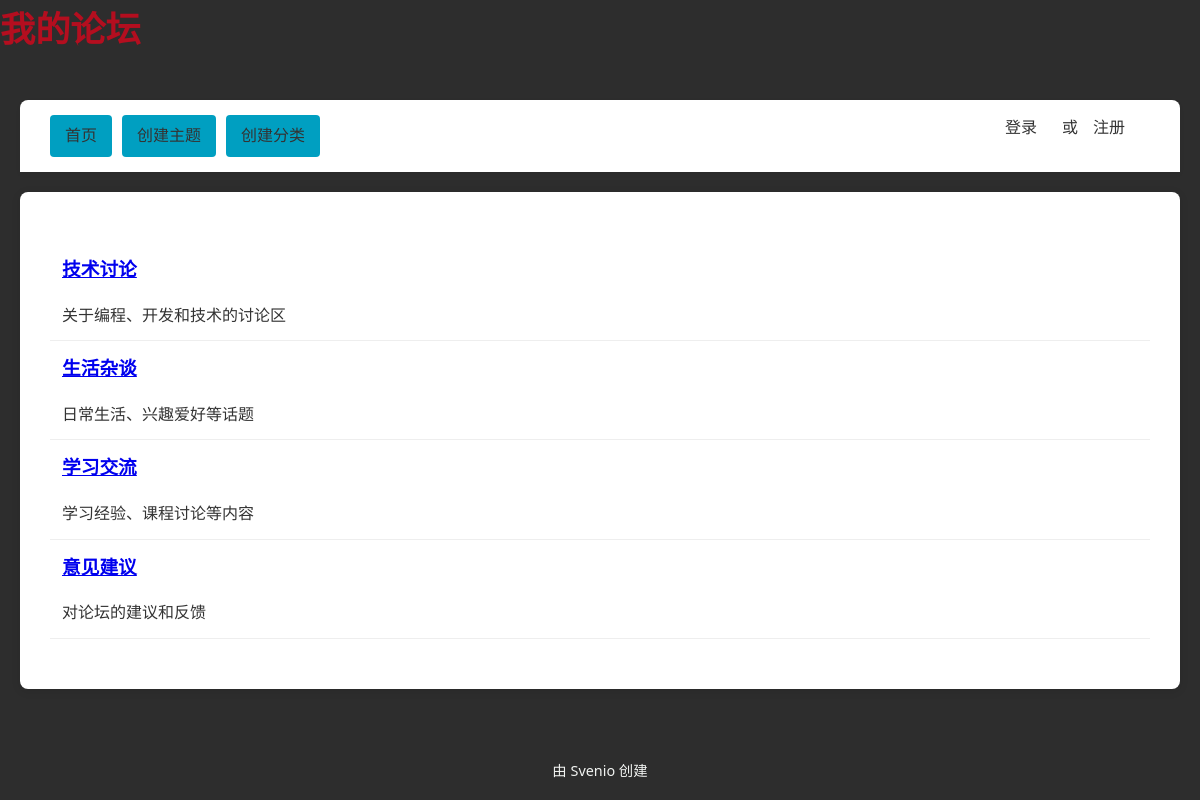
The page / on the database its author committed.
### tables this page shows
CREATE TABLE categories (
    cat_id INT(8) NOT NULL AUTO_INCREMENT,
    cat_name VARCHAR(255) NOT NULL,
    cat_description VARCHAR(255) NOT NULL,
    UNIQUE INDEX cat_name_unique (cat_name),
    PRIMARY KEY (cat_id)
);

### index.php (the view, shortened to what this page needs)
<?php
include 'header.php';
global $conn;
$sql = "SELECT
cat_id,
cat_name,
cat_description
FROM
categories";
$result = mysqli_query($conn, $sql);
echo '<table>';
while ($row = mysqli_fetch_assoc($result)) {
    echo '<tr>';
    echo '<td class="leftpart">';
    echo '<h3><a href="category.php?cat_id=' . $row['cat_id'] . '">' . $row['cat_name'] . '</a></h3>' . $row['cat_description'];
    echo '</td>';
    echo '<td class="rightpart">';
    echo '</td>';
    echo '</tr>';
}
echo '</table>';
include 'footer.php';

### style.css (style rules this page uses)
:root { --primary-color: #B40E1F; --secondary-color: #009FC1; --dark-bg: #2D2D2D; --light-bg: #FFFFFF; --text-dark: #333333; --text-light: #F1F3F1; }
body { background-color: var(--dark-bg); font-family: 'Segoe UI', Roboto, 'Helvetica Neue', sans-serif; line-height: 1.6; color: var(--text-dark); margin: 0; padding: 0; }
table { width: 100%; border-collapse: collapse; margin: 20px 0; }
td { padding: 12px; border-bottom: 1px solid #eee; }
h1, h2, h3 { color: var(--primary-color); margin-top: 0; }
.leftpart { width: 25%; }
.rightpart { width: 40%; }

### rows shown on the page
categories: cat_name "技术讨论", cat_description "关于编程、开发和技术的讨论区"
categories: cat_name "生活杂谈", cat_description "日常生活、兴趣爱好等话题"
categories: cat_name "学习交流", cat_description "学习经验、课程讨论等内容"
categories: cat_name "意见建议", cat_description "对论坛的建议和反馈"
